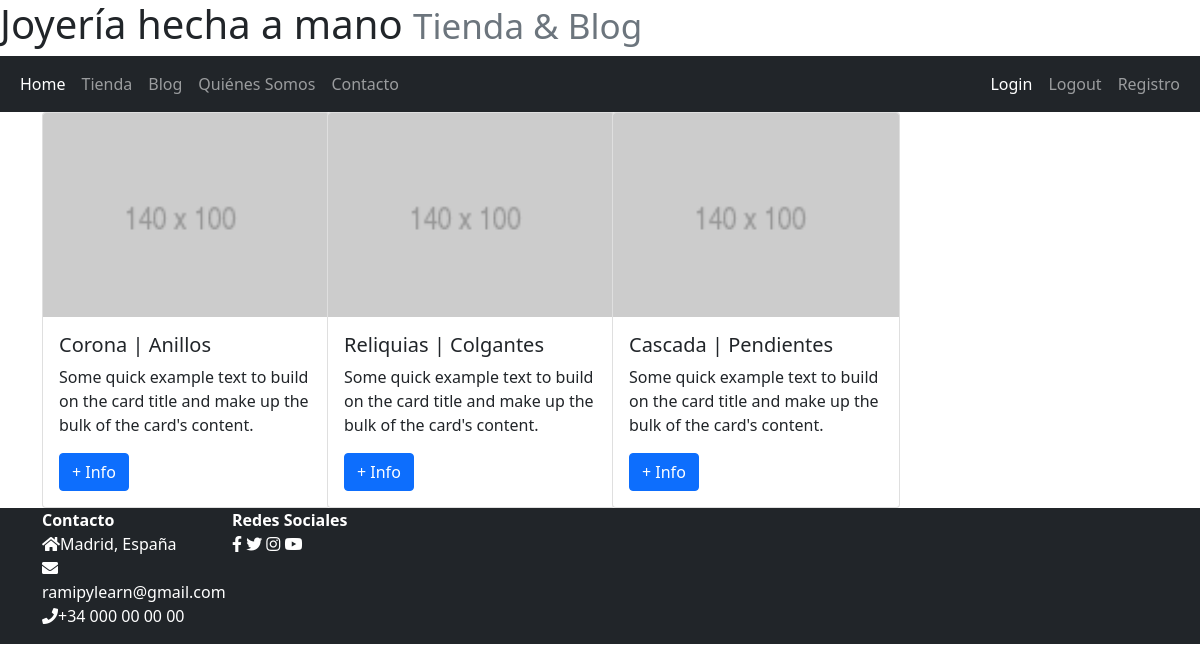
The app's page /shop/ with its own data.
### blog_app/models.py (models this page shows, shortened)
class Product(models.Model):
    name = models.CharField(max_length=50);
    price = models.DecimalField(max_digits=8, decimal_places=2);
    section = models.CharField(max_length=30);

### blog_app/views.py (the view)
# urls.py: path('shop/', views.ShopView.as_view(), name='shop'),
class ShopView(ListView):
    template_name = "blog_app/shop.html";
    context_object_name = "products_list";
    def get_queryset(self):
        return Product.objects.order_by('section').all();

### blog_app/templates/blog_app/shop.html (shortened to what this page needs)
{% extends "blog_app/base.html" %}
{% load static %}
{% block content %}
{% if products_list %}
<div class="container">
    <div class="row">
        {% for product in products_list %}
        <div class="col-lg-3">
            <div class="card" style="width: 18rem;">
                <img src="{% static 'img/140x100_placeholder.png' %}" class="card-img-top" alt="140x100_placeholder">
                <div class="card-body">
                <h5 class="card-title">{{ product.name }} | {{ product.section }}</h5>
                <p class="card-text">Some quick example text to build on the card title and make up the bulk of the card's content.</p>
                <a href="{% url 'blog_app:detail' product.pk %}" class="btn btn-primary">+ Info</a>
                </div>
            </div>
        </div>
        {% endfor %}
    </div>
</div>
{% else %}
    <p>No hay productos disponibles.</p>
{% endif %}
{% endblock %}

### blog_app/templates/blog_app/base.html (shortened to what this page needs)
<!doctype html>
<html lang="en">
  <head>
    <link href="https://cdn.jsdelivr.net/npm/bootstrap@5.1.0/dist/css/bootstrap.min.css" rel="stylesheet">
    <link rel="stylesheet" href="https://cdnjs.cloudflare.com/ajax/libs/font-awesome/5.15.4/css/all.min.css" />
  </head>
  <body>
    <div>
        <header>
            <h1>Joyería hecha a mano <small class="text-muted">Tienda & Blog</small></h1>
        </header>
    </div>
    <nav class="navbar navbar-expand-lg navbar-dark bg-dark">
        <div class="container-fluid">
          <div class="collapse navbar-collapse" id="navbarSupportedContent">
            <ul class="navbar-nav me-auto mb-2 mb-lg-0">
              <li class="nav-item">
                <a class="nav-link active" aria-current="page" href="{% url 'blog_app:index' %}">Home</a>
              </li>
              <li class="nav-item">
                <a class="nav-link" href="{% url 'blog_app:shop' %}">Tienda</a>
              </li>
              <li class="nav-item">
                <a class="nav-link" href="{% url 'blog_app:blog' %}">Blog</a>
              </li>
              <li class="nav-item">
                <a class="nav-link" href="#">Quiénes Somos</a>
              </li>
              <li class="nav-item">
                <a class="nav-link" href="#">Contacto</a>
              </li>
            </ul>
            <ul class="navbar-nav flex-shrink-1">
              {% if user.is_authenticated %}
                <li class="nav-item">
                  <a class="nav-link active" href="#"><strong>Hola, {{user.username}}</strong></a>
                </li>
              {% else %}
                <li class="nav-item">
                  <a class="nav-link active" href="{% url 'login' %}">Login</a>
                </li>
              {% endif %}
              <li class="nav-item">
                <a class="nav-link" href="{% url 'logout' %}">Logout</a>
              </li>
              <li class="nav-item">
                <a class="nav-link" href="{% url 'users_auth_app:register' %}">Registro</a>
              </li>
            </ul>
          </div>
        </div>
    </nav>
    {% block content %}
    {% endblock %}
    <footer class="bg-dark">
      <div class="container">
        <div class="row">
          <ul class="col-2 list-unstyled text-white">
            <li class="fw-bold">Contacto</li>
            <li><i class="fas fa-home"></i>Madrid, España</li>
            <li><i class="fas fa-envelope"></i>ramipylearn@gmail.com</li>
            <li><i class="fas fa-phone"></i>+34 000 00 00 00</li>
          </ul>
          <ul class="col-2 list-unstyled text-white">
            <li class="fw-bold">Redes Sociales</li>
            <li>
              <a href="#" class="text-reset"><i class="fab fa-facebook-f"></i></a>
              <a href="https://twitter.com/rmpylearn" class="text-reset"><i class="fab fa-twitter"></i></a>
              <a href="#" class="text-reset"><i class="fab fa-instagram"></i></a>
              <a href="#" class="text-reset"><i class="fab fa-youtube"></i></a>
            </li>
          </ul>
        </div>
      </div>
    </footer>
  </body>
</html>

### records on screen
Product: name "Corona", section "Anillos"
Product: name "Reliquias", section "Colgantes"
Product: name "Cascada", section "Pendientes"
